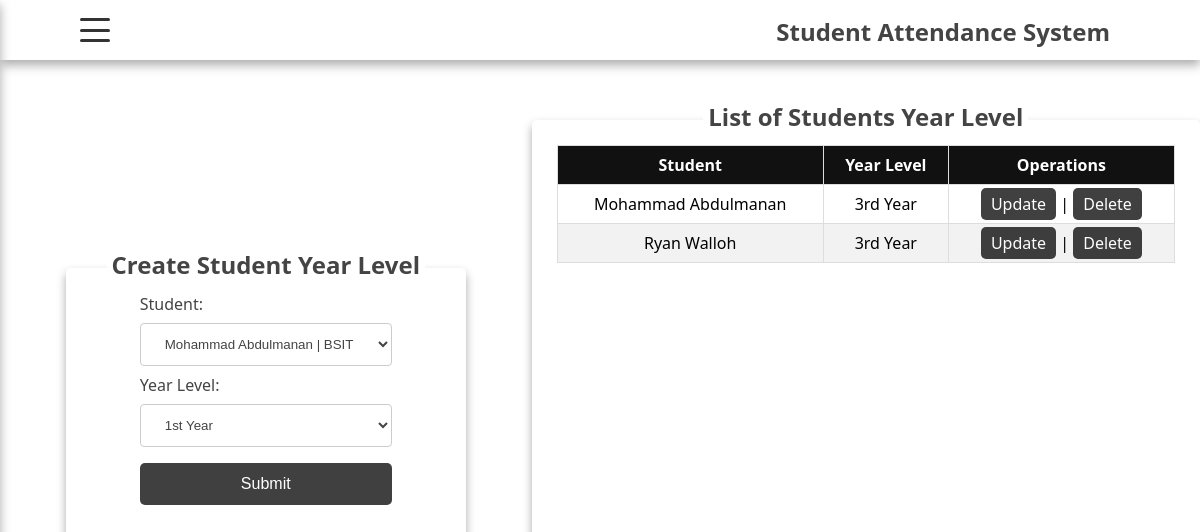
Before: /studentyearlevel/ with the older database file.
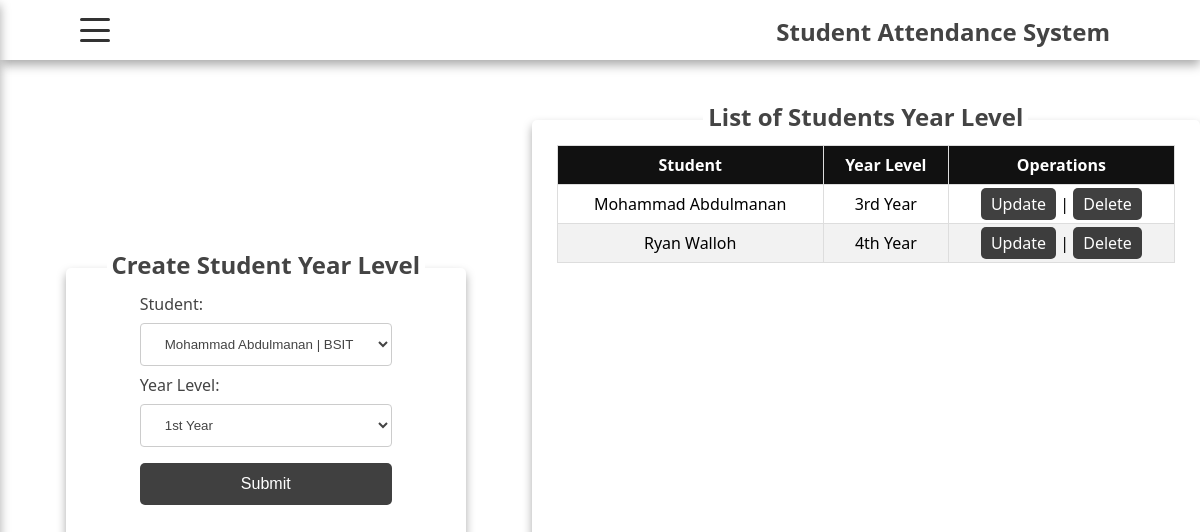
After: the same page with the newer database file.
### student/models.py (models this page shows, shortened)
class StudentYearLevel(models.Model):
    student_id = models.ForeignKey(Student, on_delete=models.CASCADE)
    yearlevel_id = models.ForeignKey(YearLevel, on_delete=models.CASCADE)

class YearLevel(models.Model):
    yearlevel = models.CharField(max_length=50)
    def __str__(self):
        return self.yearlevel

class Student(models.Model):
    firstname = models.CharField(max_length=100)
    lastname = models.CharField(max_length=100)
    birthday = models.DateField()
    gender = models.CharField(max_length=20)
    address = models.TextField()
    contactnumber = models.CharField(max_length=20)
    course_id = models.ForeignKey(Course, on_delete=models.CASCADE)
    def __str__(self):
        return f"{self.firstname} {self.lastname}"

### student/views.py (the view)
# urls.py: path('studentyearlevel/',views.studentyearlevel,name='studentyearlevel'),
def studentyearlevel(request):
    return render(request, 'student/studentyearlevel.html',{'title':'Student Year Level','studentyearlevel_data':StudentYearLevel.objects.all(),'yearlevel_data': YearLevel.objects.all(),'student_data': Student.objects.all()})

### student/models.py (called while the page is built)
    def __str__(self):
        return self.course

### student/templates/student/studentyearlevel.html (shortened to what this page needs)
{% extends "base.html" %}
{%block content%}
    <div class="student-container">
        <div class="form-container">
            <div class="overlap-form-text">
                <h2>Create Student Year Level</h2>
            </div>
            <form action="{%url 'add_studentyearlevel'%}" method="post">
                 <label for="">Student:</label>
                    <select name="student_id" id="">
                        {%for student in student_data %}
                        <option value="{{student.id}}">{{student.firstname}} {{student.lastname}} | {{student.course_id}}</option>
                        {%endfor%}
                    </select>
                    <label for="">Year Level:</label>
                    <select name="yearlevel_id" id="">
                        {%for year in yearlevel_data %}
                        <option value="{{year.id}}">{{year.yearlevel}}</option>
                        {%endfor%}
                    </select>
                <button type="submit">Submit</button>
            </form>
        </div>
        <div class="list-container">
            <div class="overlap-list-text">
                <h2>List of Students Year Level</h2>
            </div>
            <div class="table-container">
                <table>
                    <thead>
                        <tr>
                            <th>Student</th>
                            <th>Year Level</th>
                            <th>Operations</th>
                        </tr>
                    </thead>
                    <tbody>
                        {%for data in studentyearlevel_data%}
                        <tr>
                            <td>{{data.student_id}}</td>
                            <td>{{data.yearlevel_id}}</td>
                            <td>
                                <a href="{%url 'update_studentyearlevel' data.id%}">Update</a> |
                                <a href="{%url 'delete_studentyearlevel' data.id%}">Delete</a>
                            </td>
                        </tr>
                        {%endfor%}
                    </tbody>
                </table>
            </div>
        </div>
    </div>
{%endblock content%}

Changed rows visible on the page:
changed StudentYearLevel "Ryan Walloh": yearlevel_id "3rd Year" → "4th Year"
